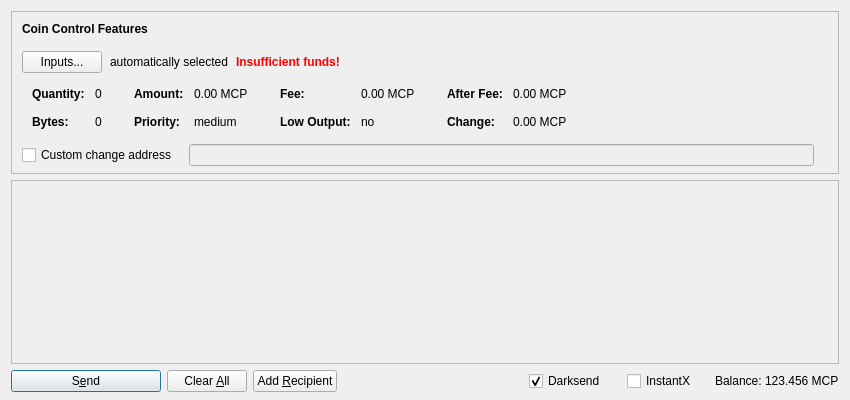
<?xml version="1.0" encoding="UTF-8"?>
<ui version="4.0">
 <class>SendCoinsDialog</class>
 <widget class="QDialog" name="SendCoinsDialog">
  <property name="geometry">
   <rect>
    <x>0</x>
    <y>0</y>
    <width>850</width>
    <height>400</height>
   </rect>
  </property>
  <property name="windowTitle">
   <string>Send Coins</string>
  </property>
  <layout class="QVBoxLayout" name="verticalLayout" stretch="0,1,0">
   <property name="bottomMargin">
    <number>8</number>
   </property>
   <item>
    <widget class="QFrame" name="frameCoinControl">
     <property name="sizePolicy">
      <sizepolicy hsizetype="Expanding" vsizetype="Expanding">
       <horstretch>0</horstretch>
       <verstretch>0</verstretch>
      </sizepolicy>
     </property>
     <property name="maximumSize">
      <size>
       <width>16777215</width>
       <height>16777215</height>
      </size>
     </property>
     <property name="frameShape">
      <enum>QFrame::StyledPanel</enum>
     </property>
     <property name="frameShadow">
      <enum>QFrame::Sunken</enum>
     </property>
     <layout class="QVBoxLayout" name="verticalLayoutCoinControl2">
      <property name="spacing">
       <number>0</number>
      </property>
      <property name="leftMargin">
       <number>0</number>
      </property>
      <property name="topMargin">
       <number>0</number>
      </property>
      <property name="rightMargin">
       <number>0</number>
      </property>
      <property name="bottomMargin">
       <number>6</number>
      </property>
      <item>
       <layout class="QVBoxLayout" name="verticalLayoutCoinControl" stretch="0,0,0,0,1">
        <property name="spacing">
         <number>0</number>
        </property>
        <property name="leftMargin">
         <number>10</number>
        </property>
        <property name="topMargin">
         <number>10</number>
        </property>
        <item>
         <layout class="QHBoxLayout" name="horizontalLayoutCoinControl1">
          <property name="bottomMargin">
           <number>15</number>
          </property>
          <item>
           <widget class="QLabel" name="labelCoinControlFeatures">
            <property name="sizePolicy">
             <sizepolicy hsizetype="Preferred" vsizetype="Maximum">
              <horstretch>0</horstretch>
              <verstretch>0</verstretch>
             </sizepolicy>
            </property>
            <property name="font">
             <font>
              <weight>75</weight>
              <bold>true</bold>
             </font>
            </property>
            <property name="styleSheet">
             <string notr="true">font-weight:bold;</string>
            </property>
            <property name="text">
             <string>Coin Control Features</string>
            </property>
           </widget>
          </item>
         </layout>
        </item>
        <item>
         <layout class="QHBoxLayout" name="horizontalLayoutCoinControl2" stretch="0,0,0,0">
          <property name="spacing">
           <number>8</number>
          </property>
          <property name="bottomMargin">
           <number>10</number>
          </property>
          <item>
           <widget class="QPushButton" name="pushButtonCoinControl">
            <property name="styleSheet">
             <string notr="true"/>
            </property>
            <property name="text">
             <string>Inputs...</string>
            </property>
           </widget>
          </item>
          <item>
           <widget class="QLabel" name="labelCoinControlAutomaticallySelected">
            <property name="text">
             <string>automatically selected</string>
            </property>
            <property name="margin">
             <number>5</number>
            </property>
           </widget>
          </item>
          <item>
           <widget class="QLabel" name="labelCoinControlInsuffFunds">
            <property name="font">
             <font>
              <weight>75</weight>
              <bold>true</bold>
             </font>
            </property>
            <property name="styleSheet">
             <string notr="true">color:red;font-weight:bold;</string>
            </property>
            <property name="text">
             <string>Insufficient funds!</string>
            </property>
            <property name="margin">
             <number>5</number>
            </property>
           </widget>
          </item>
          <item>
           <spacer name="horizontalSpacerCoinControl">
            <property name="orientation">
             <enum>Qt::Horizontal</enum>
            </property>
            <property name="sizeHint" stdset="0">
             <size>
              <width>40</width>
              <height>1</height>
             </size>
            </property>
           </spacer>
          </item>
         </layout>
        </item>
        <item>
         <widget class="QWidget" name="widgetCoinControl" native="true">
          <property name="sizePolicy">
           <sizepolicy hsizetype="Preferred" vsizetype="Preferred">
            <horstretch>0</horstretch>
            <verstretch>0</verstretch>
           </sizepolicy>
          </property>
          <property name="minimumSize">
           <size>
            <width>0</width>
            <height>0</height>
           </size>
          </property>
          <property name="styleSheet">
           <string notr="true"/>
          </property>
          <layout class="QHBoxLayout" name="horizontalLayoutCoinControl5">
           <property name="leftMargin">
            <number>0</number>
           </property>
           <property name="topMargin">
            <number>0</number>
           </property>
           <property name="rightMargin">
            <number>0</number>
           </property>
           <property name="bottomMargin">
            <number>0</number>
           </property>
           <item>
            <layout class="QHBoxLayout" name="horizontalLayoutCoinControl3" stretch="0,0,0,1">
             <property name="spacing">
              <number>20</number>
             </property>
             <property name="topMargin">
              <number>0</number>
             </property>
             <property name="bottomMargin">
              <number>10</number>
             </property>
             <item>
              <layout class="QFormLayout" name="formLayoutCoinControl1">
               <property name="horizontalSpacing">
                <number>10</number>
               </property>
               <property name="verticalSpacing">
                <number>14</number>
               </property>
               <property name="leftMargin">
                <number>10</number>
               </property>
               <property name="topMargin">
                <number>4</number>
               </property>
               <property name="rightMargin">
                <number>6</number>
               </property>
               <item row="0" column="0">
                <widget class="QLabel" name="labelCoinControlQuantityText">
                 <property name="font">
                  <font>
                   <weight>75</weight>
                   <bold>true</bold>
                  </font>
                 </property>
                 <property name="text">
                  <string>Quantity:</string>
                 </property>
                 <property name="margin">
                  <number>0</number>
                 </property>
                </widget>
               </item>
               <item row="0" column="1">
                <widget class="QLabel" name="labelCoinControlQuantity">
                 <property name="cursor">
                  <cursorShape>IBeamCursor</cursorShape>
                 </property>
                 <property name="contextMenuPolicy">
                  <enum>Qt::ActionsContextMenu</enum>
                 </property>
                 <property name="text">
                  <string notr="true">0</string>
                 </property>
                 <property name="margin">
                  <number>0</number>
                 </property>
                 <property name="textInteractionFlags">
                  <set>Qt::LinksAccessibleByMouse|Qt::TextSelectableByKeyboard|Qt::TextSelectableByMouse</set>
                 </property>
                </widget>
               </item>
               <item row="1" column="0">
                <widget class="QLabel" name="labelCoinControlBytesText">
                 <property name="font">
                  <font>
                   <weight>75</weight>
                   <bold>true</bold>
                  </font>
                 </property>
                 <property name="text">
                  <string>Bytes:</string>
                 </property>
                </widget>
               </item>
               <item row="1" column="1">
                <widget class="QLabel" name="labelCoinControlBytes">
                 <property name="cursor">
                  <cursorShape>IBeamCursor</cursorShape>
                 </property>
                 <property name="contextMenuPolicy">
                  <enum>Qt::ActionsContextMenu</enum>
                 </property>
                 <property name="text">
                  <string notr="true">0</string>
                 </property>
                 <property name="textInteractionFlags">
                  <set>Qt::LinksAccessibleByMouse|Qt::TextSelectableByKeyboard|Qt::TextSelectableByMouse</set>
                 </property>
                </widget>
               </item>
              </layout>
             </item>
             <item>
              <layout class="QFormLayout" name="formLayoutCoinControl2">
               <property name="horizontalSpacing">
                <number>10</number>
               </property>
               <property name="verticalSpacing">
                <number>14</number>
               </property>
               <property name="leftMargin">
                <number>6</number>
               </property>
               <property name="topMargin">
                <number>4</number>
               </property>
               <property name="rightMargin">
                <number>6</number>
               </property>
               <item row="0" column="0">
                <widget class="QLabel" name="labelCoinControlAmountText">
                 <property name="font">
                  <font>
                   <weight>75</weight>
                   <bold>true</bold>
                  </font>
                 </property>
                 <property name="text">
                  <string>Amount:</string>
                 </property>
                 <property name="margin">
                  <number>0</number>
                 </property>
                </widget>
               </item>
               <item row="0" column="1">
                <widget class="QLabel" name="labelCoinControlAmount">
                 <property name="cursor">
                  <cursorShape>IBeamCursor</cursorShape>
                 </property>
                 <property name="contextMenuPolicy">
                  <enum>Qt::ActionsContextMenu</enum>
                 </property>
                 <property name="text">
                  <string notr="true">0.00 MCP</string>
                 </property>
                 <property name="textInteractionFlags">
                  <set>Qt::LinksAccessibleByMouse|Qt::TextSelectableByKeyboard|Qt::TextSelectableByMouse</set>
                 </property>
                </widget>
               </item>
               <item row="1" column="0">
                <widget class="QLabel" name="labelCoinControlPriorityText">
                 <property name="font">
                  <font>
                   <weight>75</weight>
                   <bold>true</bold>
                  </font>
                 </property>
                 <property name="text">
                  <string>Priority:</string>
                 </property>
                </widget>
               </item>
               <item row="1" column="1">
                <widget class="QLabel" name="labelCoinControlPriority">
                 <property name="cursor">
                  <cursorShape>IBeamCursor</cursorShape>
                 </property>
                 <property name="contextMenuPolicy">
                  <enum>Qt::ActionsContextMenu</enum>
                 </property>
                 <property name="text">
                  <string>medium</string>
                 </property>
                 <property name="textInteractionFlags">
                  <set>Qt::LinksAccessibleByMouse|Qt::TextSelectableByKeyboard|Qt::TextSelectableByMouse</set>
                 </property>
                </widget>
               </item>
              </layout>
             </item>
             <item>
              <layout class="QFormLayout" name="formLayoutCoinControl3">
               <property name="horizontalSpacing">
                <number>10</number>
               </property>
               <property name="verticalSpacing">
                <number>14</number>
               </property>
               <property name="leftMargin">
                <number>6</number>
               </property>
               <property name="topMargin">
                <number>4</number>
               </property>
               <property name="rightMargin">
                <number>6</number>
               </property>
               <item row="0" column="0">
                <widget class="QLabel" name="labelCoinControlFeeText">
                 <property name="font">
                  <font>
                   <weight>75</weight>
                   <bold>true</bold>
                  </font>
                 </property>
                 <property name="text">
                  <string>Fee:</string>
                 </property>
                 <property name="margin">
                  <number>0</number>
                 </property>
                </widget>
               </item>
               <item row="0" column="1">
                <widget class="QLabel" name="labelCoinControlFee">
                 <property name="cursor">
                  <cursorShape>IBeamCursor</cursorShape>
                 </property>
                 <property name="contextMenuPolicy">
                  <enum>Qt::ActionsContextMenu</enum>
                 </property>
                 <property name="text">
                  <string notr="true">0.00 MCP</string>
                 </property>
                 <property name="textInteractionFlags">
                  <set>Qt::LinksAccessibleByMouse|Qt::TextSelectableByKeyboard|Qt::TextSelectableByMouse</set>
                 </property>
                </widget>
               </item>
               <item row="1" column="0">
                <widget class="QLabel" name="labelCoinControlLowOutputText">
                 <property name="font">
                  <font>
                   <weight>75</weight>
                   <bold>true</bold>
                  </font>
                 </property>
                 <property name="text">
                  <string>Low Output:</string>
                 </property>
                </widget>
               </item>
               <item row="1" column="1">
                <widget class="QLabel" name="labelCoinControlLowOutput">
                 <property name="cursor">
                  <cursorShape>IBeamCursor</cursorShape>
                 </property>
                 <property name="contextMenuPolicy">
                  <enum>Qt::ActionsContextMenu</enum>
                 </property>
                 <property name="text">
                  <string>no</string>
                 </property>
                 <property name="textInteractionFlags">
                  <set>Qt::LinksAccessibleByMouse|Qt::TextSelectableByKeyboard|Qt::TextSelectableByMouse</set>
                 </property>
                </widget>
               </item>
              </layout>
             </item>
             <item>
              <layout class="QFormLayout" name="formLayoutCoinControl4">
               <property name="horizontalSpacing">
                <number>10</number>
               </property>
               <property name="verticalSpacing">
                <number>14</number>
               </property>
               <property name="leftMargin">
                <number>6</number>
               </property>
               <property name="topMargin">
                <number>4</number>
               </property>
               <property name="rightMargin">
                <number>6</number>
               </property>
               <item row="0" column="0">
                <widget class="QLabel" name="labelCoinControlAfterFeeText">
                 <property name="font">
                  <font>
                   <weight>75</weight>
                   <bold>true</bold>
                  </font>
                 </property>
                 <property name="text">
                  <string>After Fee:</string>
                 </property>
                 <property name="margin">
                  <number>0</number>
                 </property>
                </widget>
               </item>
               <item row="0" column="1">
                <widget class="QLabel" name="labelCoinControlAfterFee">
                 <property name="cursor">
                  <cursorShape>IBeamCursor</cursorShape>
                 </property>
                 <property name="contextMenuPolicy">
                  <enum>Qt::ActionsContextMenu</enum>
                 </property>
                 <property name="text">
                  <string notr="true">0.00 MCP</string>
                 </property>
                 <property name="textInteractionFlags">
                  <set>Qt::LinksAccessibleByMouse|Qt::TextSelectableByKeyboard|Qt::TextSelectableByMouse</set>
                 </property>
                </widget>
               </item>
               <item row="1" column="0">
                <widget class="QLabel" name="labelCoinControlChangeText">
                 <property name="font">
                  <font>
                   <weight>75</weight>
                   <bold>true</bold>
                  </font>
                 </property>
                 <property name="text">
                  <string>Change:</string>
                 </property>
                </widget>
               </item>
               <item row="1" column="1">
                <widget class="QLabel" name="labelCoinControlChange">
                 <property name="cursor">
                  <cursorShape>IBeamCursor</cursorShape>
                 </property>
                 <property name="contextMenuPolicy">
                  <enum>Qt::ActionsContextMenu</enum>
                 </property>
                 <property name="text">
                  <string notr="true">0.00 MCP</string>
                 </property>
                 <property name="textInteractionFlags">
                  <set>Qt::LinksAccessibleByMouse|Qt::TextSelectableByKeyboard|Qt::TextSelectableByMouse</set>
                 </property>
                </widget>
               </item>
              </layout>
             </item>
            </layout>
           </item>
          </layout>
         </widget>
        </item>
        <item>
         <layout class="QHBoxLayout" name="horizontalLayoutCoinControl4" stretch="0,0,0">
          <property name="spacing">
           <number>12</number>
          </property>
          <property name="sizeConstraint">
           <enum>QLayout::SetDefaultConstraint</enum>
          </property>
          <property name="topMargin">
           <number>5</number>
          </property>
          <property name="rightMargin">
           <number>5</number>
          </property>
          <item>
           <widget class="QCheckBox" name="checkBoxCoinControlChange">
            <property name="toolTip">
             <string>If this is activated, but the change address is empty or invalid, change will be sent to a newly generated address.</string>
            </property>
            <property name="text">
             <string>Custom change address</string>
            </property>
           </widget>
          </item>
          <item>
           <widget class="QValidatedLineEdit" name="lineEditCoinControlChange">
            <property name="enabled">
             <bool>false</bool>
            </property>
            <property name="sizePolicy">
             <sizepolicy hsizetype="Expanding" vsizetype="Fixed">
              <horstretch>0</horstretch>
              <verstretch>0</verstretch>
             </sizepolicy>
            </property>
           </widget>
          </item>
          <item>
           <widget class="QLabel" name="labelCoinControlChangeLabel">
            <property name="sizePolicy">
             <sizepolicy hsizetype="Preferred" vsizetype="Expanding">
              <horstretch>0</horstretch>
              <verstretch>0</verstretch>
             </sizepolicy>
            </property>
            <property name="minimumSize">
             <size>
              <width>0</width>
              <height>0</height>
             </size>
            </property>
            <property name="text">
             <string/>
            </property>
            <property name="margin">
             <number>3</number>
            </property>
           </widget>
          </item>
         </layout>
        </item>
        <item>
         <spacer name="verticalSpacerCoinControl">
          <property name="orientation">
           <enum>Qt::Vertical</enum>
          </property>
          <property name="sizeHint" stdset="0">
           <size>
            <width>800</width>
            <height>1</height>
           </size>
          </property>
         </spacer>
        </item>
       </layout>
      </item>
     </layout>
    </widget>
   </item>
   <item>
    <widget class="QScrollArea" name="scrollArea">
     <property name="widgetResizable">
      <bool>true</bool>
     </property>
     <widget class="QWidget" name="scrollAreaWidgetContents">
      <property name="geometry">
       <rect>
        <x>0</x>
        <y>0</y>
        <width>824</width>
        <height>138</height>
       </rect>
      </property>
      <layout class="QVBoxLayout" name="verticalLayout_2" stretch="0,1">
       <property name="leftMargin">
        <number>0</number>
       </property>
       <property name="topMargin">
        <number>0</number>
       </property>
       <property name="rightMargin">
        <number>0</number>
       </property>
       <property name="bottomMargin">
        <number>0</number>
       </property>
       <item>
        <layout class="QVBoxLayout" name="entries">
         <property name="spacing">
          <number>6</number>
         </property>
        </layout>
       </item>
       <item>
        <spacer name="verticalSpacer">
         <property name="orientation">
          <enum>Qt::Vertical</enum>
         </property>
         <property name="sizeHint" stdset="0">
          <size>
           <width>20</width>
           <height>40</height>
          </size>
         </property>
        </spacer>
       </item>
      </layout>
     </widget>
    </widget>
   </item>
   <item>
    <layout class="QHBoxLayout" name="horizontalLayout">
     <item>
      <widget class="QPushButton" name="sendButton">
       <property name="minimumSize">
        <size>
         <width>150</width>
         <height>0</height>
        </size>
       </property>
       <property name="toolTip">
        <string>Confirm the send action</string>
       </property>
       <property name="text">
        <string>S&amp;end</string>
       </property>
       <property name="icon">
        <iconset resource="../unpay.qrc">
         <normaloff>:/icons/send</normaloff>:/icons/send</iconset>
       </property>
       <property name="default">
        <bool>true</bool>
       </property>
      </widget>
     </item>
     <item>
      <widget class="QPushButton" name="clearButton">
       <property name="sizePolicy">
        <sizepolicy hsizetype="Minimum" vsizetype="Fixed">
         <horstretch>0</horstretch>
         <verstretch>0</verstretch>
        </sizepolicy>
       </property>
       <property name="toolTip">
        <string>Clear all fields of the form.</string>
       </property>
       <property name="text">
        <string>Clear &amp;All</string>
       </property>
       <property name="icon">
        <iconset resource="../unpay.qrc">
         <normaloff>:/icons/remove</normaloff>:/icons/remove</iconset>
       </property>
       <property name="autoRepeatDelay">
        <number>300</number>
       </property>
       <property name="autoDefault">
        <bool>false</bool>
       </property>
      </widget>
     </item>
     <item>
      <widget class="QPushButton" name="addButton">
       <property name="toolTip">
        <string>Send to multiple recipients at once</string>
       </property>
       <property name="text">
        <string>Add &amp;Recipient</string>
       </property>
       <property name="icon">
        <iconset resource="../unpay.qrc">
         <normaloff>:/icons/add</normaloff>:/icons/add</iconset>
       </property>
       <property name="autoDefault">
        <bool>false</bool>
       </property>
      </widget>
     </item>
     <item>
      <spacer name="horizontalSpacer">
       <property name="orientation">
        <enum>Qt::Horizontal</enum>
       </property>
       <property name="sizeHint" stdset="0">
        <size>
         <width>40</width>
         <height>20</height>
        </size>
       </property>
      </spacer>
     </item>
     <item>
      <layout class="QHBoxLayout" name="horizontalLayout_2">
       <property name="spacing">
        <number>3</number>
       </property>
       <item>
        <widget class="QCheckBox" name="checkUseDarksend">
         <property name="minimumSize">
          <size>
           <width>95</width>
           <height>0</height>
          </size>
         </property>
         <property name="text">
          <string>Darksend</string>
         </property>
         <property name="checked">
          <bool>true</bool>
         </property>
        </widget>
       </item>
       <item>
        <widget class="QCheckBox" name="checkInstantX">
         <property name="enabled">
          <bool>true</bool>
         </property>
         <property name="minimumSize">
          <size>
           <width>85</width>
           <height>0</height>
          </size>
         </property>
         <property name="text">
          <string>InstantX</string>
         </property>
        </widget>
       </item>
       <item>
        <widget class="QLabel" name="label">
         <property name="text">
          <string>Balance:</string>
         </property>
        </widget>
       </item>
       <item>
        <widget class="QLabel" name="labelBalance">
         <property name="sizePolicy">
          <sizepolicy hsizetype="Preferred" vsizetype="Fixed">
           <horstretch>0</horstretch>
           <verstretch>0</verstretch>
          </sizepolicy>
         </property>
         <property name="cursor">
          <cursorShape>IBeamCursor</cursorShape>
         </property>
         <property name="text">
          <string notr="true">123.456 MCP</string>
         </property>
         <property name="textInteractionFlags">
          <set>Qt::LinksAccessibleByMouse|Qt::TextSelectableByKeyboard|Qt::TextSelectableByMouse</set>
         </property>
        </widget>
       </item>
      </layout>
     </item>
    </layout>
   </item>
  </layout>
 </widget>
 <customwidgets>
  <customwidget>
   <class>QValidatedLineEdit</class>
   <extends>QLineEdit</extends>
   <header>qvalidatedlineedit.h</header>
  </customwidget>
 </customwidgets>
 <resources>
  <include location="../unpay.qrc"/>
 </resources>
 <connections/>
</ui>
